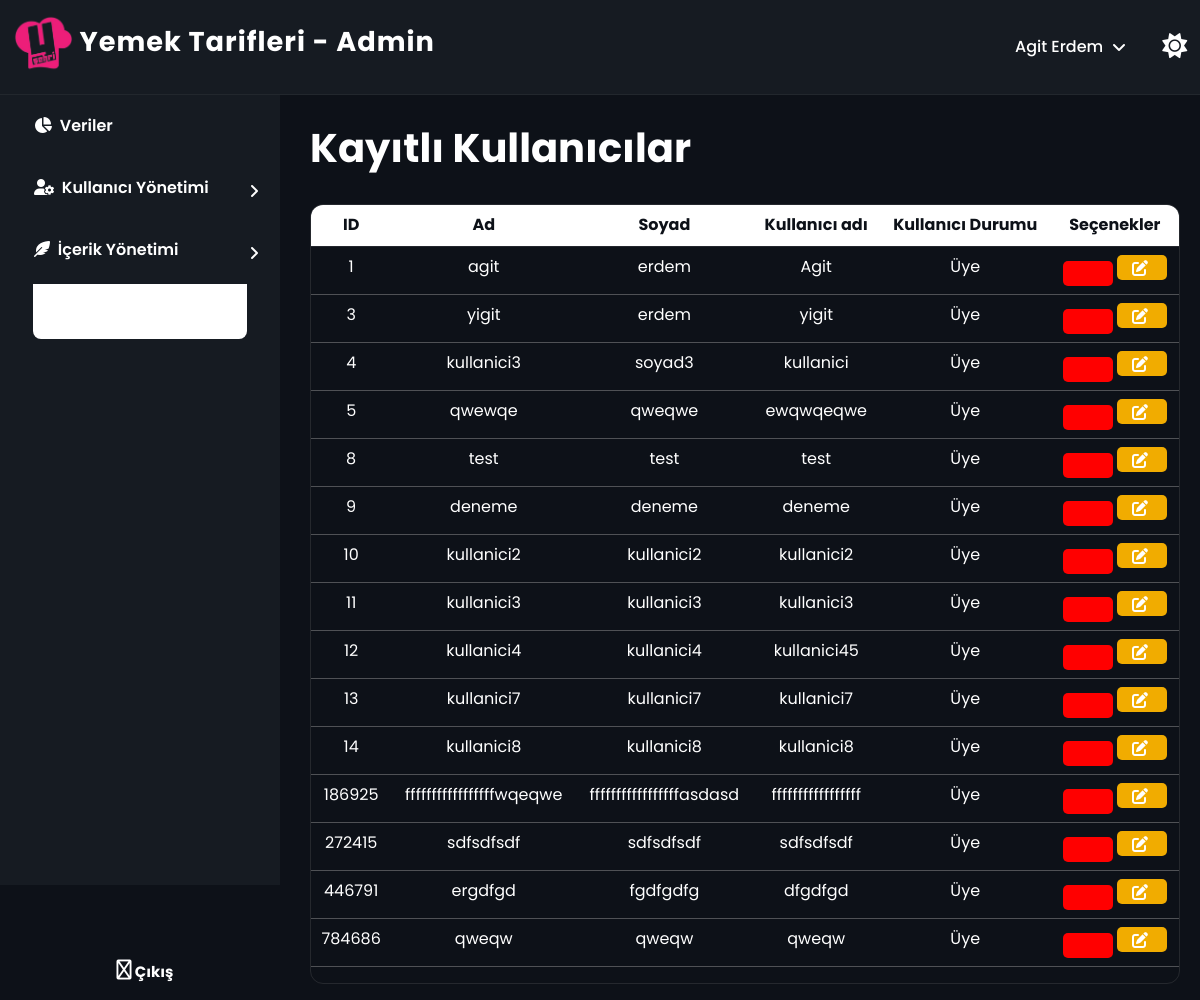
/admin/users.php (signed in), run on the app's committed database.
### tables this page shows
CREATE TABLE `uyeler` (
  `ad` varchar(50) NOT NULL,
  `soyad` varchar(50) NOT NULL,
  `kullanici_adi` varchar(50) NOT NULL,
  `sifre` varchar(50) NOT NULL,
  `uye_id` int(11) NOT NULL,
  `pp` varchar(200) DEFAULT 'uploads/default.png'
);

### admin/users.php (the view, shortened to what this page needs)
<?php
include_once("db/db-connection.php");
$uye_id = $_SESSION['uye_id'];
$sql = "SELECT * FROM admin WHERE uye_id='$uye_id'";
$result = mysqli_query($conn, $sql);
if(mysqli_num_rows($result) > 0){
    $row = mysqli_fetch_assoc($result);
    $admin_ad = $row['admin_ad'];
    $admin_soyad = $row['admin_soyad'];
}
?>
<!DOCTYPE html>
<html>
<head>
	<link rel="stylesheet" href="https://pro.fontawesome.com/releases/v6.0.0-beta1/css/all.css" />
	<link rel="stylesheet" href="assets/style.css">
  <link rel="stylesheet" href="admin-style.css">
  <link rel="stylesheet" href="media.css">
  <link rel="stylesheet" href="https://cdn.jsdelivr.net/npm/bootstrap@5.0.0/dist/css/bootstrap.min.css">
</head>
<body>
   <?php require 'header.php'; ?>
   <?php require 'sidebar-left.php'; ?>
   <div class="containerx">
      <div class="content media">
              <br><h1><b>Kayıtlı Kullanıcılar</b></h1><br>
              <div class="table-div">
                  <table class="table">
                      <thead>
                      <tr>
                          <th  scope="col">ID</th>
                          <th scope="col">Ad</th>
                          <th scope="col">Soyad</th>
                          <th scope="col">Kullanıcı adı</th>
                          <th scope="col">Kullanıcı Durumu</th>
                          <th scope="col">Seçenekler</th>
                      </tr>
                      </thead>
                      <tbody>
                      <?php
                      include("db/db-connection.php");
                      $sql = "SELECT * FROM uyeler";
                      $result = $conn->query($sql);
                          while ($row = $result->fetch_assoc()) {
                          echo"
                          <tr>
                              <td>" . $row['uye_id'] . "</td>
                              <td>" . $row['ad'] . "</td>
                              <td>" . $row['soyad'] . "</td>
                              <td>" . $row['kullanici_adi'] . "</td>
                              <td>Üye</td>
                              <td>
                              <a id='delete' href='delete.php?uye_id=" . $row['uye_id'] . "'><i class='fa-solid fa-trash-can-xmark'></i></a>
                              <a id='edit' href='edit.php?uye_id=" . $row['uye_id'] . "'><i class='fa-solid fa-pen-to-square'></i></a>
                              </td><script></script>
                          </tr>
                          ";
                          }
                      ?>
                      </tbody>
                  </table>
              </div>
        </div>
    </div>
</body>
</html>

### admin/header.php (shortened to what this page needs)
<head>
<link rel="stylesheet" href="https://cdnjs.cloudflare.com/ajax/libs/font-awesome/4.7.0/css/font-awesome.min.css">
<link rel="stylesheet" href="https://pro.fontawesome.com/releases/v6.0.0-beta1/css/all.css" />
</head>
<header>
        <a href="dashboard"><h2 class="logo"><img class="logo__img" src="uploads/yemeksehri.png" alt=""> Yemek Tarifleri - Admin</h1></a>
    <div style="display:flex; gap: 2em;}">
          <nav>
          <span href="" class="menu-toggle">
              <div class="a-menu">
                <img id="previeww" onerror="this.src='uploads/bos.png';" class="pph" src="" alt="">
                <p style="display: grid; align-content: center;"><?php echo $admin_ad; ?> <?php echo $admin_soyad; ?></p>
                <i class="fa-solid fa-angle-up"></i>
              </div>
          </span>
        </nav>
          <button id="db-button" onclick="changeColor()">
    <i id="icon" class="fa fa-sun-o" aria-hidden="true"></i>
  </button>
    </div>
      </header>

### assets/style.css (style rules this page uses)
* { font-family: 'Poppins', sans-serif; box-sizing: border-box; margin: 0; padding: 0; }
::placeholder { font-size: 14px; color: #6b6b6b; }

### admin/admin-style.css (style rules this page uses)
* { font-family: 'Poppins', sans-serif; box-sizing: border-box; margin: 0; padding: 0; transition: background 200ms; }
::placeholder { font-size: 14px; color: #6b6b6b; }
.fa-solid { display: flex; align-items: center; }

### admin/sidebar-left-style.css (style rules this page uses)
* { list-style-type: none; }
a { text-decoration: none; }

### admin/users.php (style rules this page uses)
* { font-family: 'Poppins', sans-serif }
.content { padding: 0px 20px; margin: 0 !important; }
#delete i,#edit i { display: grid !important; }

### admin/header.php (style rules this page uses)
* { text-decoration: none; margin-bottom: !important; margin: 0; }
p { margin-bottom: 0 !important; }
header { color: #fff; display: flex; justify-content: space-between; align-items: center; padding: 0.8rem; z-index: 9999; position: fixed; width: 100%; background-color: #161b22; border-bottom: 1px solid #ffffff0d; }
.logo { font-size: 1.7rem; letter-spacing: 1px; font-weight: 700; color: #fff; }
nav { display: flex; justify-content: flex-end; }
nav span { cursor: pointer; color: #fff; text-decoration: none; font-size: 1rem; display: grid; align-content: center; padding: 5px; border-radius: 10px; font-weight: 500; background-color: #fafafa00; text-transform: capitalize; }
nav i { display: grid !important; align-content: center; }
span img { height: 35px; border-radius: 100%; }
header a { color: #fff; display: flex; gap: 11px; }
.fa-angle-up { transform: scaley(-1); }
.a-menu { display: flex; gap: 10px; }
.pph { width: 50px; height: 50px; background-repeat: no-repeat; background-size: cover; border-radius: 50%; background-position: center; }
* { box-sizing: border-box; }
a { text-decoration: none; }
p { margin: 0; padding: 0; }
body { margin: 0; font-family: "Lato", sans-serif; background-color: #0d1118; color: #fff; }
div.content { margin-left: 0px; height: 1000px; margin: 0px 20px; padding-top: 100px !important; }
@media (min-width: 700px) { div.content { margin-left: 290px !important; } }
.table { width: 100%; color: #fff; border: none; }
thead { border-bottom: 2px solid #ffffff17; }
.table-div { overflow-x: auto; border-radius: 13px; border: 1px solid #81818136; text-align: center; }
tr { border-bottom: 1px solid #90909082; }
td a { background-color: red; height: 25px; width: 50px; display: inline-grid; align-items: center; justify-content: center; border-radius: 5px; }
td a i { color: #fff; }
#edit { background-color: #F1AC00;; }
a i { margin-right: 4px; }
#db-button { background-color:transparent; color:#fff; border:none; font-size:25px; }
thead { background-color: #fff ; color: #0d1118; }
.logo__img { height: 60px; }

### data on the page
uyeler: uye_id "1", ad "agit", soyad "erdem", kullanici_adi "Agit"
uyeler: uye_id "3", ad "yigit", soyad "erdem", kullanici_adi "yigit"
uyeler: uye_id "4", ad "kullanici3", soyad "soyad3", kullanici_adi "kullanici"
uyeler: uye_id "5", ad "qwewqe", soyad "qweqwe", kullanici_adi "ewqwqeqwe"
uyeler: uye_id "8", ad "test", soyad "test", kullanici_adi "test"
uyeler: uye_id "9", ad "deneme", soyad "deneme", kullanici_adi "deneme"
uyeler: uye_id "10", ad "kullanici2", soyad "kullanici2", kullanici_adi "kullanici2"
uyeler: uye_id "11", ad "kullanici3", soyad "kullanici3", kullanici_adi "kullanici3"
uyeler: uye_id "12", ad "kullanici4", soyad "kullanici4", kullanici_adi "kullanici45"
uyeler: uye_id "13", ad "kullanici7", soyad "kullanici7", kullanici_adi "kullanici7"
uyeler: uye_id "14", ad "kullanici8", soyad "kullanici8", kullanici_adi "kullanici8"
uyeler: uye_id "186925", ad "fffffffffffffffffwqeqwe", soyad "fffffffffffffffffasdasd", kullanici_adi "fffffffffffffffff"
uyeler: uye_id "272415", ad "sdfsdfsdf", soyad "sdfsdfsdf", kullanici_adi "sdfsdfsdf"
uyeler: uye_id "446791", ad "ergdfgd", soyad "fgdfgdfg", kullanici_adi "dfgdfgd"
uyeler: uye_id "784686", ad "qweqw", soyad "qweqw", kullanici_adi "qweqw"

### other printed values
$admin_ad "Agit"
$admin_soyad "Erdem"
